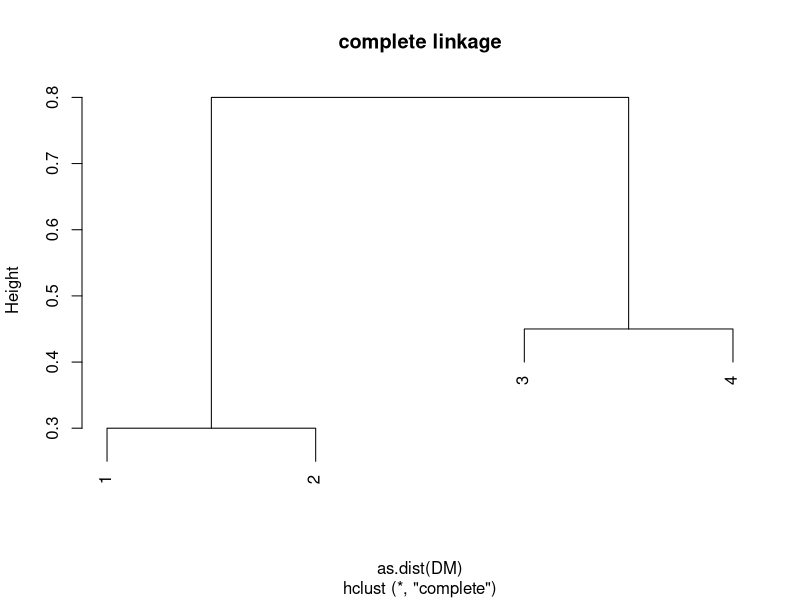
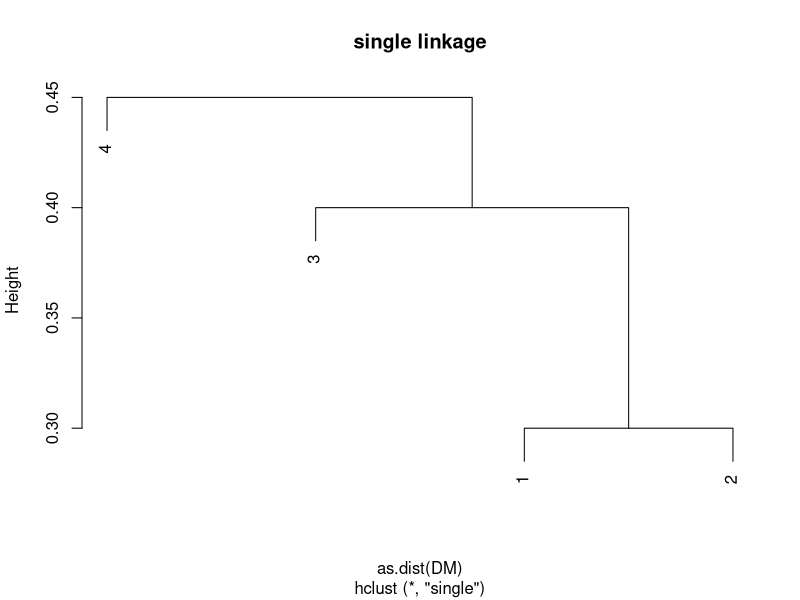
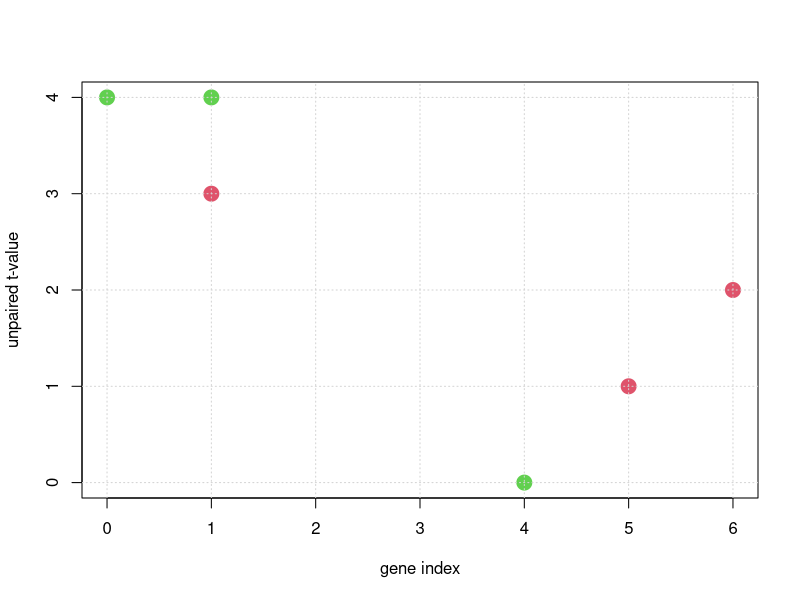
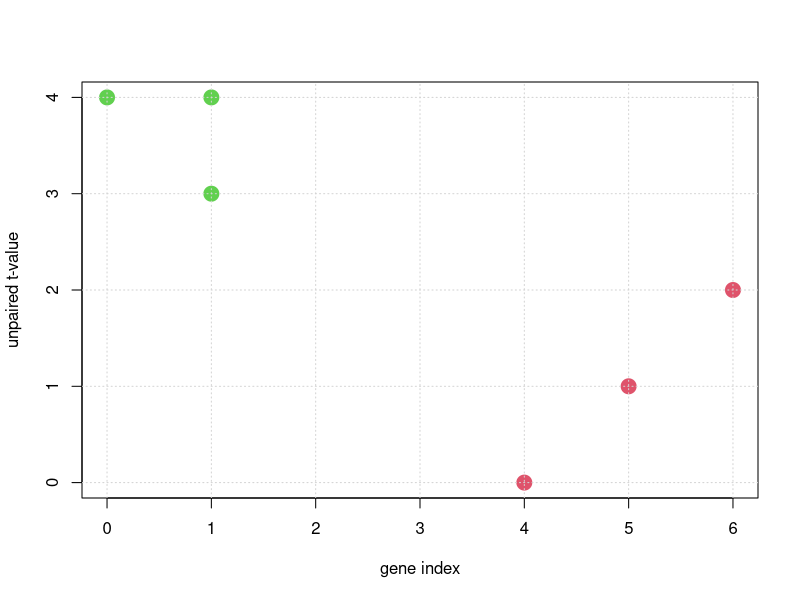
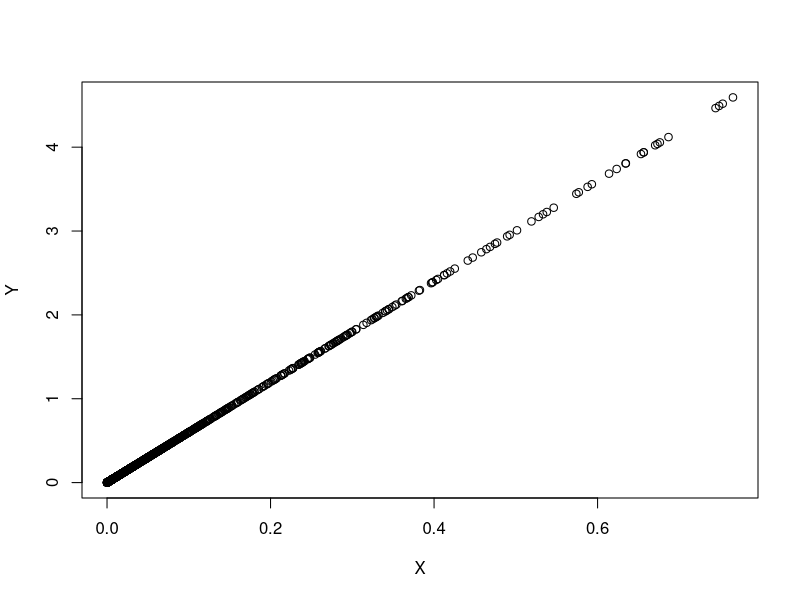
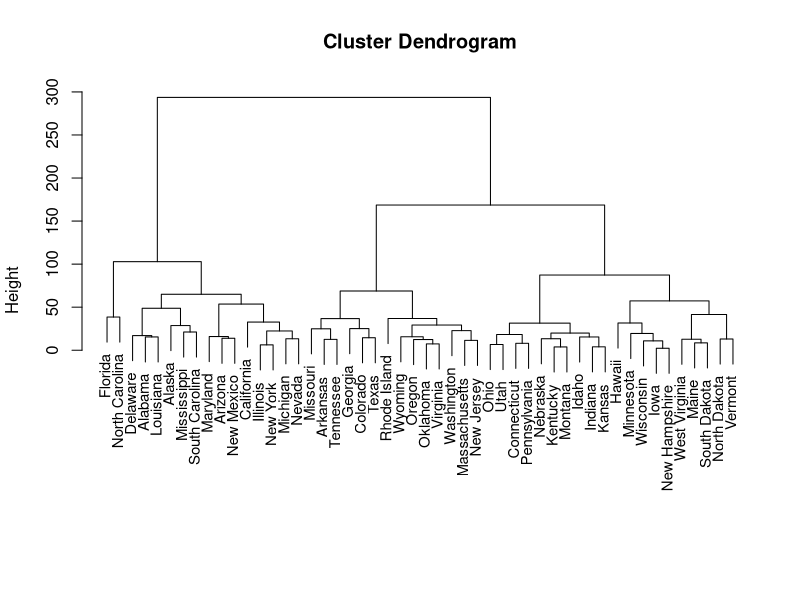
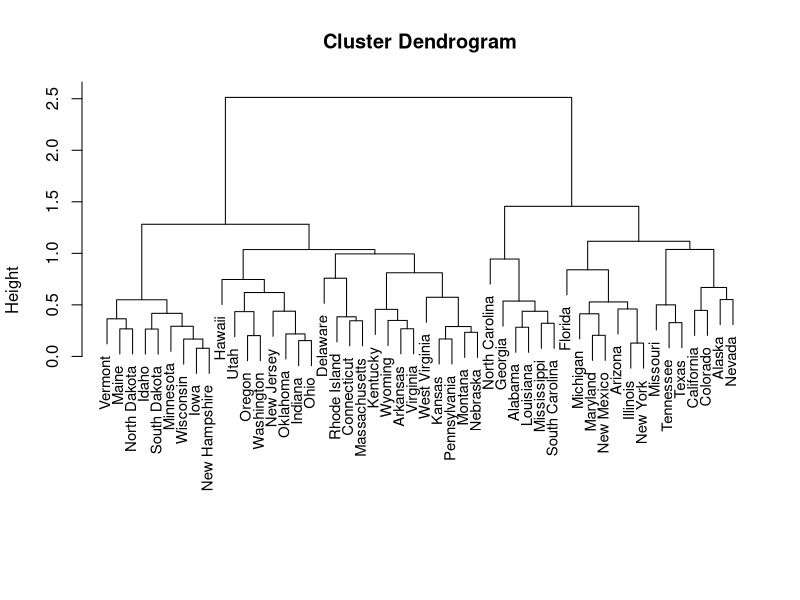

R code for these plots, in order:
## ---- chunk 1
set.seed(0)

DM <- matrix(data = c(0, 0.3, 0.4, 0.7, 0.3, 0, 0.5, 0.8, 0.4, 0.5, 0, 0.45, 0.7, 0.8, 0.45, 0), nrow = 4, ncol = 4, byrow = TRUE)

plot(hclust(as.dist(DM), method = "complete"), main = "complete linkage")
plot(hclust(as.dist(DM), method = "single"), main = "single linkage")

## ---- chunk 2
set.seed(0)

# Part (a):
DF <- data.frame(x1 = c(1, 1, 0, 5, 6, 4), x2 = c(4, 3, 4, 1, 2, 0))

n <- dim(DF)[1]
K <- 2

# Part (b): Assign each point to a cluster
labels <- sample(1:K, n, replace = TRUE)

plot(DF$x1, DF$x2, cex = 2, pch = 19, col = (labels + 1), xlab = "gene index", ylab = "unpaired t-value")
grid()

while (TRUE) {
    
    # Part (c): Compute the centroids of each cluster
    cents <- matrix(nrow = K, ncol = 2)
    for (l in 1:K) {
        samps <- labels == l
        cents[l, ] <- apply(DF[samps, ], 2, mean)
    }
    
    # Part (d): Assign each sample to the centroid it is closest too:
    new_labels <- rep(NA, n)
    for (si in 1:n) {
        smallest_norm <- +Inf
        for (l in 1:K) {
            nm <- norm(as.matrix(DF[si, ] - cents[l, ]), type = "2")
            if (nm < smallest_norm) {
                smallest_norm <- nm
                new_labels[si] <- l
            }
        }
    }
    
    # Part (e): Repeat until labels stop changing:
    if (sum(new_labels == labels) == n) {
        break
    } else {
        labels <- new_labels
    }
}

# Part (f): Plot the updated cluster labels
plot(DF$x1, DF$x2, cex = 2, pch = 19, col = (labels + 1), xlab = "gene index", ylab = "unpaired t-value")
grid()
## ---- chunk 3
set.seed(0)

# Scale each observation (not the features):
USA_scaled <- t(scale(t(USArrests)))

# The correlation of each sample with the other samples:
Rij <- cor(t(USA_scaled))  # -1 <= Rij <= +1 
OneMinusRij <- 1 - Rij  # 0 <= 1-Rij <= +2 
X <- OneMinusRij[lower.tri(OneMinusRij)]

D <- as.matrix(dist(USA_scaled)^2)
Y <- D[lower.tri(D)]

plot(X, Y)

summary(X/Y)
## ---- chunk 4
set.seed(0)

# Part (a-b):
hclust.complete <- hclust(dist(USArrests), method = "complete")

plot(hclust.complete, xlab = "", sub = "", cex = 0.9)

# cutree( hclust.complete, h=150 ) # height we cut at
ct <- cutree(hclust.complete, k = 3)  # number of clusters to cut into

# Print which states go into each cluster:
for (k in 1:3) {
    print(k)
    print(rownames(USArrests)[ct == k])
}

# Part (c-d):
hclust.complete.scale <- hclust(dist(scale(USArrests, center = FALSE)), method = "complete")

plot(hclust.complete.scale, xlab = "", sub = "", cex = 0.9)

ct <- cutree(hclust.complete.scale, k = 3)  # number of clusters to cut into

# Print which states go into each cluster in this case:
for (k in 1:3) {
    print(k)
    print(rownames(USArrests)[ct == k])
}
 
